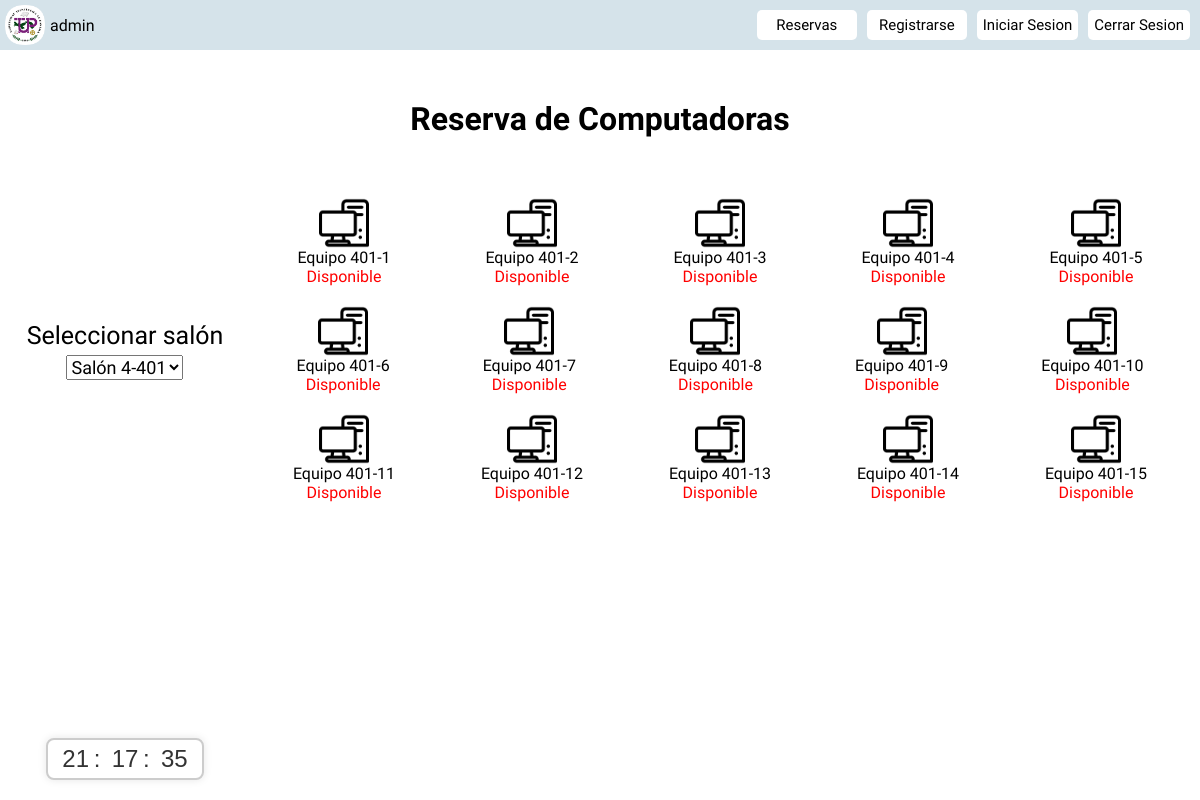
Page /?op=home (signed in) on the committed database.
### tables this page shows
CREATE TABLE computadoras (
    id INT AUTO_INCREMENT PRIMARY KEY,
    img VARCHAR(255),
    name VARCHAR(255),
    status VARCHAR(255),
    id_salon INT,
    FOREIGN KEY (id_salon) REFERENCES salones(id),
    id_reserva INT,
    FOREIGN KEY (id_reserva) REFERENCES reservas(id)
);

### controller/Controller.php (called while the page is built, shortened)
<?php
require_once('model/Model.php');
class Controller
{
    private $model;
    public function __construct()
    {
        $this->model = new Model();
    }
    public function Home()
    {
        require('view/home.php');
    }
    public function GetComputersController()
    {
        return $this->model->GetComputersModel();
    }
    public function GetSalonesController()
    {
        return $this->model->GetSalonesModel();
    }
}

### model/DB.php (called while the page is built)
<?php
class DB {
    public static function StartUp() {
        try {
            $pdo = new PDO(
                'mysql:host=' . DB_HOST . ';dbname=' . DB_NAME . ';charset=utf8', DB_USER, DB_PASSWORD
            );
            $pdo->setAttribute(PDO::ATTR_ERRMODE, PDO::ERRMODE_EXCEPTION);
            return $pdo;
        } catch (PDOException $e) {
            die($e->getMessage());
        }
    }
}

### model/Model.php (called while the page is built, shortened)
<?php
require_once('model/DB.php');
class Model
{
    private $pdo;
    public function __CONSTRUCT()
    {
        try {
            $this->pdo = DB::StartUp();
        } catch (Exception $e) {
            die($e->getMessage());
        }
    }
    public function GetComputersModel()
    {
        try {
            $sql = "SELECT * FROM computadoras";
            $stmt = $this->pdo->prepare($sql);
            $stmt->execute();
            $result = $stmt->fetchAll(PDO::FETCH_ASSOC);
            return $result;
        } catch (Exception $e) {
            die($e->getMessage());
        }
    }
    public function GetSalonesModel()
    {
        try {
            $sql = "SELECT * FROM salones";
            $stmt = $this->pdo->prepare($sql);
            $stmt->execute();
            $result = $stmt->fetchAll(PDO::FETCH_ASSOC);
            return $result;
        } catch (Exception $e) {
            die($e->getMessage());
        }
    }
}

### view/home.php (the view, shortened to what this page needs)
<?php
$controller = new Controller();
$salones = $controller->GetSalonesController();
$equipos = $controller->GetComputersController();
$equiposPorLinea = 5;
$totalEquipos = count($equipos);
?>
<!DOCTYPE html>
<html lang="en">
<head>
    <link rel="stylesheet" href="public/css/home.css">
    <link rel="stylesheet" href="public/css/reloj.css">
</head>
<body>
    <nav>
        <div class="img-label">
            <img src="public/img/utp-icon.png" alt="utp">
            <label>
                <?php
                if (isset($_SESSION['user_name'])) {
                    echo $_SESSION['user_name'];
                } else {
                    echo 'Visitante';
                }
                ?>
            </label>
        </div>
        <div class="botones">
            <?php
            if (!empty($_SESSION['user_id']) && $_SESSION['user_rol'] == 'adm') {
                echo '<a href="?op=reserveList"><button type="button">Reservas</button></a>';
            }
            ?>
            <a href="?op=register"><button type="button">Registrarse</button></a>
            <a href="?op=login"><button type="button">Iniciar Sesion</button></a>
            <a href="?op=logout"><button type="button">Cerrar Sesion</button></a>
        </div>
    </nav>
    <div class="titulo">
        <h1>Reserva de Computadoras</h1>
    </div>
    <section class="section-principal">
        <section class="section-1">
            <div class="selec-salon">
                <div id="reloj">
                    <span id="horas">00</span>:
                    <span id="minutos">00</span>:
                    <span id="segundos">00</span>
                </div>
                <label>Seleccionar salón</label>
                <select name="select" id="salonSelect">
                    <?php
                    foreach ($salones as $salon) {
                        echo '<option value="' . $salon['id'] . '">' . $salon['name'] . '</option>';
                    }
                    ?>
                </select>
            </div>
        </section>
        <section class="section-2">
            <div class="equipos">
                <?php for ($i = 0; $i < $totalEquipos; $i += $equiposPorLinea) : ?>
                    <div class="linea linea<?= ($i / $equiposPorLinea + 1) ?>">
                        <?php for ($j = $i; $j < min($i + $equiposPorLinea, $totalEquipos); $j++) :
                            $equipo = $equipos[$j]; ?>
                            <?php
                            $statusClass = ($equipo['status'] == 'disponible') ? 'available' : 'occupied'; ?>
                            <div class="eq eq<?= $equipo['id'] ?> <?= $statusClass ?>" data-salon-id="<?= $equipo['id_salon'] ?>">
                                <img id="equipo-<?= $equipo['id'] ?>" src="public/img/pc.png" alt="pc<?= $equipo['id'] ?>">
                                <label><?= $equipo['name'] ?></label>
                                <p><?= $equipo['status'] ?></p>
                            </div>
                        <?php endfor; ?>
                    </div>
                <?php endfor; ?>
            </div>
        </section>
</body>
</html>

### public/css/home.css (style rules this page uses)
body { font-family: 'Crete Round', serif; margin: 0; height: calc(100vh - 134px); }
.titulo { text-align: center; margin-top: 50px; }

### public/css/reloj.css (style rules this page uses)
#reloj { position: absolute; bottom: 0; font-size: 1.5em; font-family: 'Arial', sans-serif; color: #333; background-color: #fff; border: 2px solid #ccc; padding: 5px 10px; border-radius: 8px; display: inline-block; margin: 20px; box-shadow: 0 0 8px rgba(0, 0, 0, 0.1); }
#horas, #minutos, #segundos { display: inline-block; min-width: 1.5em; text-align: center; }

### rows in the picture
computadoras: name "Equipo 401-1", status "Disponible"
computadoras: name "Equipo 401-2", status "Disponible"
computadoras: name "Equipo 401-3", status "Disponible"
computadoras: name "Equipo 401-4", status "Disponible"
computadoras: name "Equipo 401-5", status "Disponible"
computadoras: name "Equipo 401-6", status "Disponible"
computadoras: name "Equipo 401-7", status "Disponible"
computadoras: name "Equipo 401-8", status "Disponible"
computadoras: name "Equipo 401-9", status "Disponible"
computadoras: name "Equipo 401-10", status "Disponible"
computadoras: name "Equipo 401-11", status "Disponible"
computadoras: name "Equipo 401-12", status "Disponible"
computadoras: name "Equipo 401-13", status "Disponible"
computadoras: name "Equipo 401-14", status "Disponible"
computadoras: name "Equipo 401-15", status "Disponible"

### other values in the picture
$_SESSION['user_name'] "admin"
form field select "Salón 4-401"
